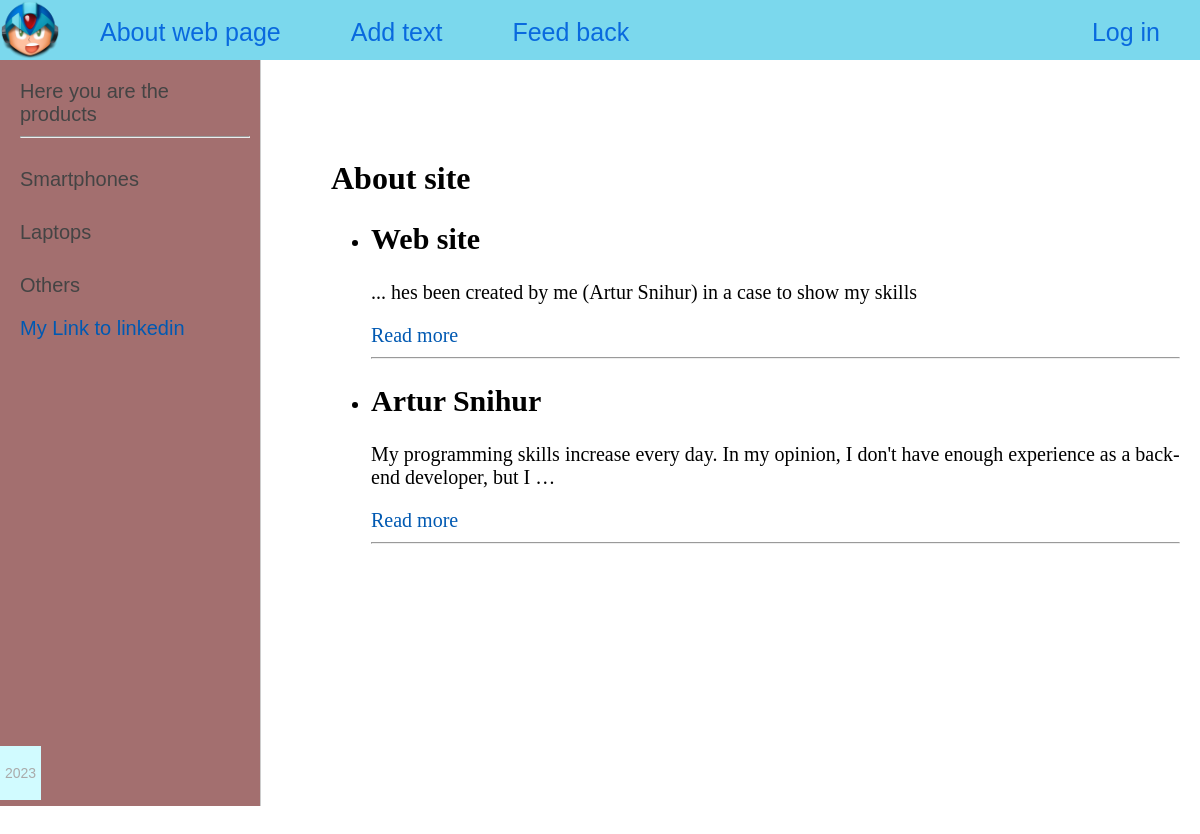
The page /about/ on the database its author committed.
### Xiaomi/models.py (models this page shows, shortened)
class about_me(models.Model):
    title = models.CharField(max_length=50)
    content = models.TextField(blank=True)
    photo = models.ImageField(upload_to="photos/%Y/%m/%d")
    time_create = models.DateTimeField(auto_now_add=True)
    time_update = models.DateTimeField(auto_now=True)
    is_published = models.BooleanField(default=True)

### Xiaomi/views.py (the view)
# urls.py: path('about/', about_us, name="about_us"),
def about_us(request):
    return render(request, "Xiaomi/about.html", context=info )

### Xiaomi/templates/Xiaomi/about.html
{% extends 'Xiaomi/base.html' %}
  {% block content %}
    <h1>{{title1}}</h1>
    <ul>
    {% for c in pubg %}
    <li>
    <h2>{{c.title}}</h2>
        {% autoescape off %}
        <p>{{c.content|linebreaks|truncatewords:20}}</p>
        <div class="link-read-post" ><a href="#" >Read more</a></div>
         <hr>
        {% endautoescape %}
    </li>
    {% endfor %}
</ul>
{% endblock %}

### Xiaomi/static/Xiaomi/css/styles.css (style rules this page uses)
html, body { font-family: 'Arial'; margin: 0; padding: 0; height: 100%; width: 100%; color: #444; }
a { color: #0059b2; text-decoration: none; }
.content-text h1 { font-size: 32px; }

### rows shown on the page
about_me: title "Web site", content "... hes been created by me (Artur Snihur) in a case to show my skills"
about_me: title "Artur Snihur", content "My programming skills increase every day. In my opinion, I don't have enough experience as a back-end developer, but I …"

### other values the page prints
{{ m.title }} "About web page" "Add text" "Feed back"
{{ m.title }} "Log in"
{{ title1 }} "About site"
